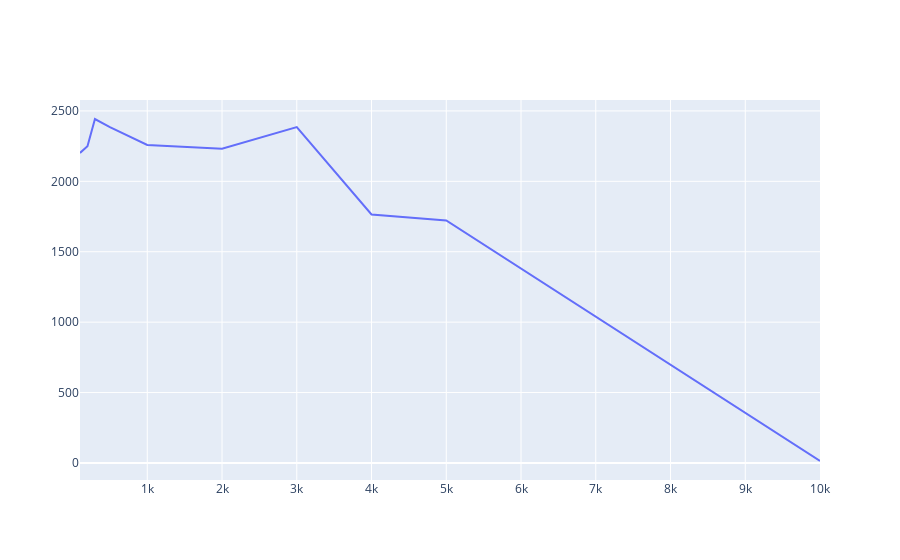

Notebook code cell kept with this figure:
### Code cell
distance_line_outliers

### Figure 1 — Plotly figure (JSON) as saved in the notebook; plotly's stock layout.template omitted (floating-point values rounded to 4 significant figures)
{"data": [{"mode": "lines", "type": "scatter", "x": [100, 200, 300, 500, 1000, 2000, 3000, 4000, 5000, 10000], "y": [2202.0, 2249.0, 2443.0, 2386.0, 2258.0, 2231.0, 2386.0, 1765.0, 1722.0, 13.96]}], "layout": {}}
